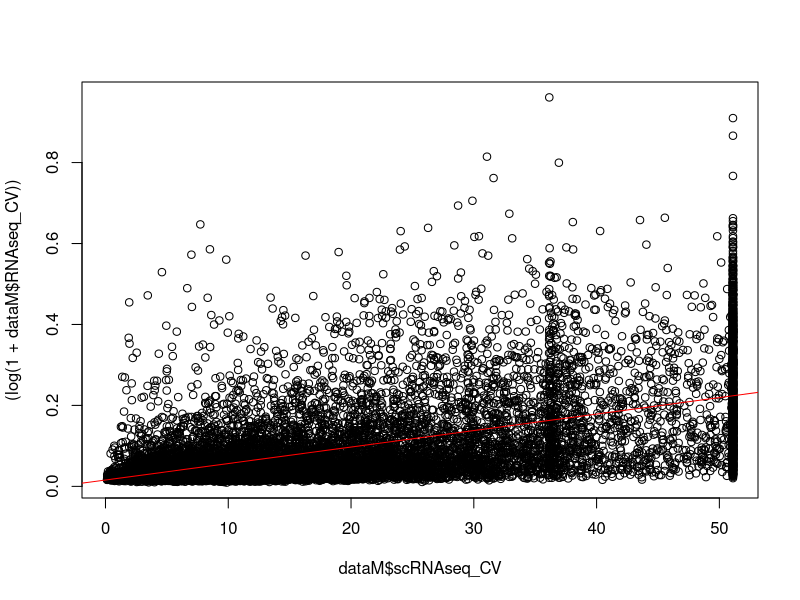
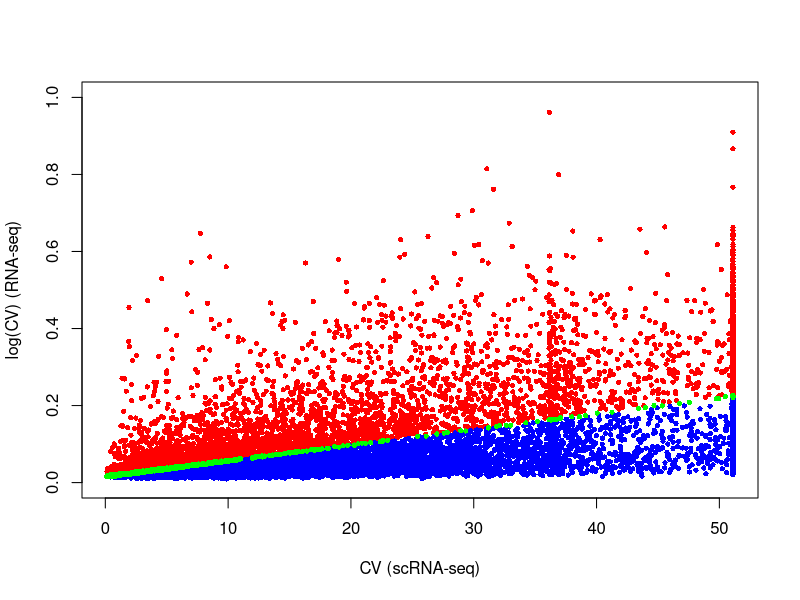

R code for these plots, in order: (Note: this script raises an error after producing the figures.)
dataM <- read.csv("dataFiles/dataM.csv")
dataT <- read.csv("dataFiles/dataT.csv")

# Linear model
lmM <- lm(formula = (log(1+RNAseq_CV))~scRNAseq_CV, data = dataM)
plot((log(1+dataM$RNAseq_CV))~dataM$scRNAseq_CV)
abline(lmM, col= "red")

# Confidence intervals
ci <- predict(object = lmM,newdata = data.frame(scRNAseq_CV= dataM$scRNAseq_CV), interval="conf", level = 0.95)
limits <- cbind(gene= dataM$ENSEMBL,x=dataM$scRNAseq_CV,y=log(1+dataM$RNAseq_CV),ci)

# Split the groups
pdf("genesByGroup/M-plotGroups.pdf")
g1 <- limits[limits[,3]>limits[,6],]
plot(x = g1[,2], y = g1[,3], col = "red", pch = 16, cex= 0.7, ylim=c(0,1), xlab = "CV (scRNA-seq)", ylab= "log(CV) (RNA-seq)")
g3 <- limits[limits[,3]<limits[,5],]
points(x = g3[,2], y = g3[,3], col = "blue", pch = 16, cex= 0.7)
g2 <- limits[((limits[,3]<limits[,6])&(limits[,3]>limits[,5])),]
points(x = g2[,2], y = g2[,3], col = "green", pch = 16, cex= 0.7)
dev.off()

# Output files
writeLines(text = as.vector(dataM$ENSEMBL[g1[,1]]),con='genesByGroup/M-G1.txt')
writeLines(text = as.vector(dataM$ENSEMBL[g2[,1]]),con='genesByGroup/M-G2.txt')
writeLines(text = as.vector(dataM$ENSEMBL[g3[,1]]),con='genesByGroup/M-G3.txt')

### T - CELLS
dataT <- read.csv("dataFiles/dataT.csv")

# Linear model
lmM <- lm(formula = (log(1+RNAseq_CV))~scRNAseq_CV, data = dataT)
plot((log(1+dataT$RNAseq_CV))~dataT$scRNAseq_CV)
abline(lmM, col= "red")

# Confidence intervals
ci <- predict(object = lmM,newdata = data.frame(scRNAseq_CV= dataT$scRNAseq_CV), interval="conf", level = 0.95)
limits <- cbind(gene= dataT$ENSEMBL,x=dataT$scRNAseq_CV,y=log(1+dataT$RNAseq_CV),ci)

# Split the groups
pdf("genesByGroup/T-plotGroups.pdf")
g1 <- limits[limits[,3]>limits[,6],]
plot(x = g1[,2], y = g1[,3], col = "red", pch = 16, cex= 0.7, ylim=c(0,1), xlab = "CV (scRNA-seq)", ylab= "log(CV) (RNA-seq)")
g3 <- limits[limits[,3]<limits[,5],]
points(x = g3[,2], y = g3[,3], col = "blue", pch = 16, cex= 0.7)
g2 <- limits[((limits[,3]<limits[,6])&(limits[,3]>limits[,5])),]
points(x = g2[,2], y = g2[,3], col = "green", pch = 16, cex= 0.7)
dev.off()

# Output files
writeLines(text = as.vector(dataT$ENSEMBL[g1[,1]]),con='genesByGroup/T-G1.txt')
writeLines(text = as.vector(dataT$ENSEMBL[g2[,1]]),con='genesByGroup/T-G2.txt')
writeLines(text = as.vector(dataT$ENSEMBL[g3[,1]]),con='genesByGroup/T-G3.txt')

